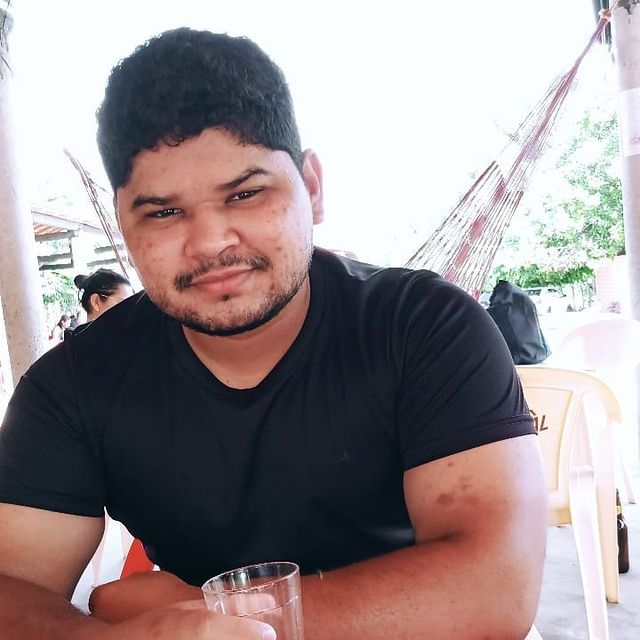
#> input picture assets/perfil.jpeg, 640 x 640 px, found by its file name
$ python equalizacao_histograma.py
#> lines starting #> are read from the running program, lines starting #| are printed output that depends on the picture
import numpy as np
import matplotlib.pyplot as plt
import cv2


class EqualizarHistograma:

    def __init__(self):
        self.imagem = cv2.imread("/home/pedro/Cloud/github/IFPI-visao-computacional/assets/perfil.jpeg", 0)

    def calcular_histograma(self):
        self.histograma = self._criar_histograma()
        self.histograma = self._contar_valores(self.histograma, self.imagem)

    def aplicar_equalizacao(self):
        self.numero_pixels = self.imagem.shape[0] * self.imagem.shape[1]
        self.probabilidade = self._calcular_probabilidade_do_histograma(self.histograma, self.numero_pixels)
        self.valor_acumulado = self._calcular_probabilidade_acumulada(self.probabilidade)
        self.valores_de_cinza = self._calcular_novos_valores_de_cinza(self.valor_acumulado)
        self.imagem = self._equalizar_histograma(self.imagem, self.valores_de_cinza)

    def _criar_histograma(self):
        result = {}
        for i in range(0,256):
            result[str(i)] = 0
        return result

    def _contar_valores(self, histograma, imagem):
        for pos_linha in range(len(imagem)):
            for pos_coluna in range(len(imagem[pos_linha])):
                histograma[str(imagem[pos_linha][pos_coluna])] += 1
        return histograma

    def _calcular_probabilidade_do_histograma(self, histograma, numero_pixels):
        probabilidade = {}
        for i in range(0, 256):
            probabilidade[str(i)] = histograma[str(i)] / numero_pixels
        return probabilidade

    def _calcular_probabilidade_acumulada(self, probabilidade):
        soma_probabilidade = 0
        valor_acumulado = {}
        for i in range(0, 256):
            if i == 0:
                pass
            else:
                soma_probabilidade += probabilidade[str(i - 1)]
            valor_acumulado[str(i)] = probabilidade[str(i)] + soma_probabilidade
        return valor_acumulado

    def _calcular_novos_valores_de_cinza(self, valor_acumulado):
        valores_de_cinza = {}
        for i in range(0, 256):
            valores_de_cinza[str(i)] = np.ceil(valor_acumulado[str(i)] * 255)
        return valores_de_cinza

    def _equalizar_histograma(self, imagem, valores_de_cinza):
        for row in range(imagem.shape[0]):
            for column in range(imagem.shape[1]):
                imagem[row][column] = valores_de_cinza[str(int(imagem[row] [column]))]
        return imagem

    def mostrar_histograma_atual(self, dados):
        plt.bar(dados.keys(), dados.values())
        plt.xlabel("Níveis intensidade")
        ax = plt.gca()
        ax.axes.xaxis.set_ticks([])
        plt.grid(True)
        plt.show()

    def salvar_imagem_atual(self, nome_do_arquivo):
        cv2.namedWindow('window')
        cv2.imwrite('/home/pedro/Cloud/github/IFPI-visao-computacional/Atividades/atividade-9/results/{}.jpg'.format(nome_do_arquivo), self.imagem)
        cv2.waitKey()
        cv2.destroyWindow('window')


def main():
    histograma = EqualizarHistograma()
#> in __init__, `self.imagem = cv2.imread("/home/pedro/Cloud/github/IFPI-visao-computac..`:
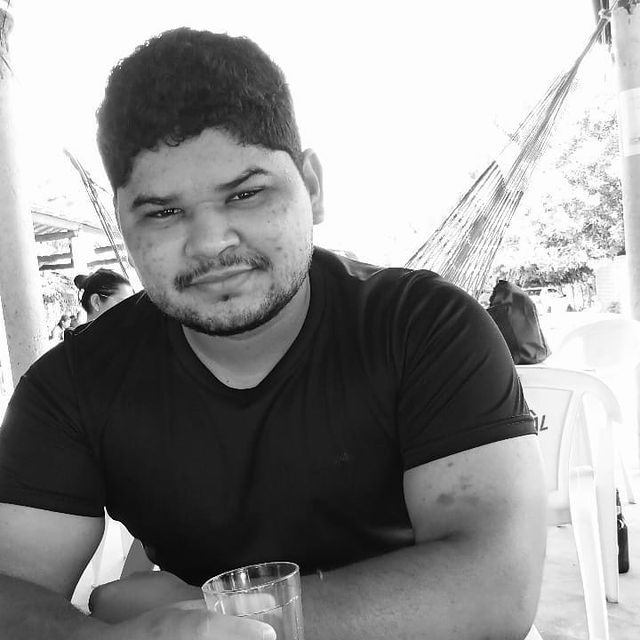
#> self.imagem: shape (640, 640); min 0, max 255, mean 146.6
    histograma.calcular_histograma()
#> after the loop in _contar_valores, `for pos_linha in range(len(imagem)):`: histograma = 256 items
    histograma.aplicar_equalizacao()
#> the loop in _calcular_probabilidade_acumulada, `for i in range(0, 256):` made 256 passes
#> soma_probabilidade on passes 2 to 13: 0.000339, 0.0004, 0.000483, 0.000569, 0.000686, 0.000811, 0.000938, 0.00109, 0.00122, 0.00144, 0.00172, 0.00252
#> after the loop in _calcular_probabilidade_acumulada, `for i in range(0, 256):`: soma_probabilidade = 0.982; valor_acumulado = 256 items
#> after the loop in _equalizar_histograma, `for row in range(imagem.shape[0]):`:
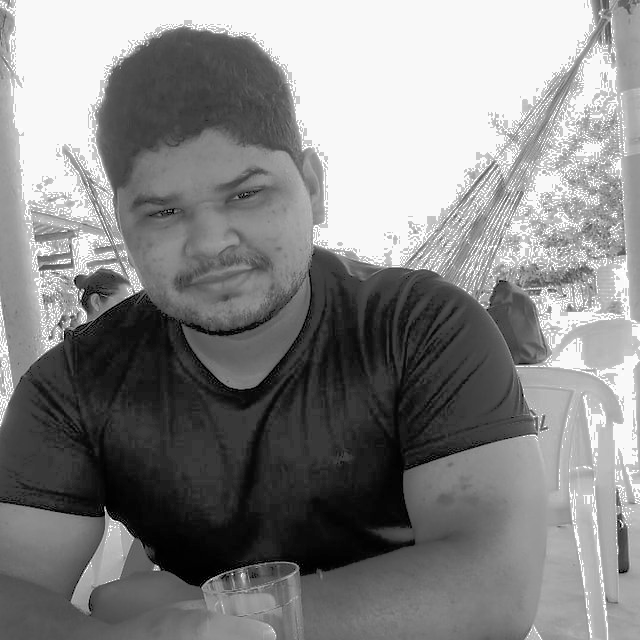
#> imagem: shape (640, 640); min 1, max 255, mean 133.4
    histograma.salvar_imagem_atual('normalizar')


if __name__ == '__main__':
    main()
